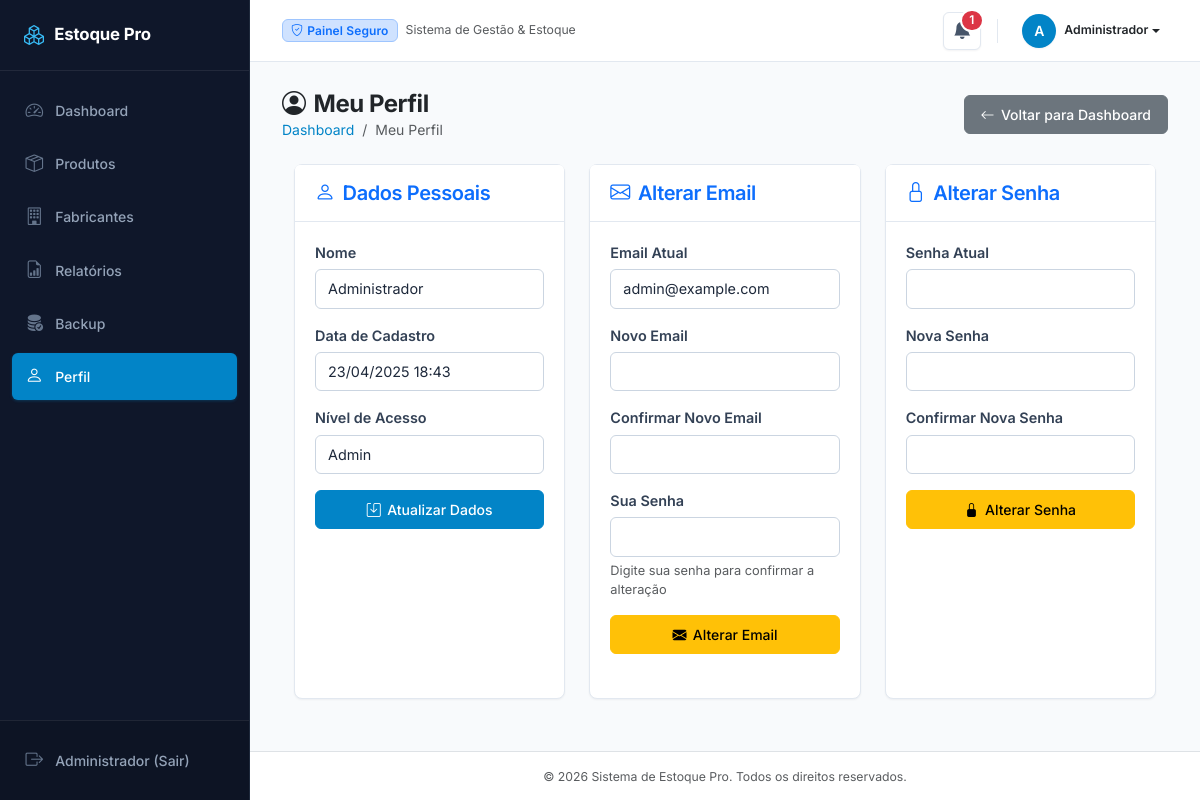
The app's page /pages/perfil/index.php (signed in) with its own data.
### tables this page shows
CREATE TABLE IF NOT EXISTS usuarios (
    id INT AUTO_INCREMENT PRIMARY KEY,
    nome VARCHAR(100) NOT NULL,
    email VARCHAR(100) NOT NULL UNIQUE,
    senha VARCHAR(255) NOT NULL,
    nivel ENUM('admin', 'usuario') NOT NULL DEFAULT 'usuario',
    token_reset VARCHAR(255) DEFAULT NULL,
    token_expiracao DATETIME DEFAULT NULL,
    criado_em TIMESTAMP DEFAULT CURRENT_TIMESTAMP,
    atualizado_em TIMESTAMP DEFAULT CURRENT_TIMESTAMP ON UPDATE CURRENT_TIMESTAMP
);

### config/database.php (called while the page is built, shortened)
<?php
if (!function_exists('url')) {
    function url($path = '') {
        $base = defined('BASE_PATH') ? BASE_PATH : '/';
        $trimmedBase = trim($base, '/');
        $path = ltrim((string)$path, '/');
        return rtrim($base, '/') . '/' . ltrim($path, '/');
    }
}
?>

### includes/funcoes.php (called while the page is built, shortened)
<?php
require_once __DIR__ . '/../config/database.php';
function formatarData($data) {
    return date('d/m/Y H:i', strtotime($data));
}
?>

### pages/perfil/index.php (the view, shortened to what this page needs)
<?php
require_once __DIR__ . '/../../includes/funcoes.php';
require_once __DIR__ . '/../../config/database.php';
try {
    $usuario_id = $_SESSION['usuario_id'];
    $sql = "SELECT nome, email, criado_em, nivel FROM usuarios WHERE id = ?";
    $stmt = $conn->prepare($sql);
    $stmt->execute([$usuario_id]);
    $usuario = $stmt->fetch(PDO::FETCH_ASSOC);
} catch(PDOException $e) {
    $_SESSION['mensagem'] = mensagem('danger', 'Erro ao buscar dados do usuário: ' . $e->getMessage());
}
include __DIR__ . '/../../includes/header.php';
?>
<div class="content">
    <div class="d-flex justify-content-between align-items-center mb-4 flex-wrap">
        <div>
            <h1 class="mb-0 text-dark fw-bold"><i class="bi bi-person-circle me-2"></i>Meu Perfil</h1>
            <nav aria-label="breadcrumb">
                <ol class="breadcrumb mb-0">
                    <li class="breadcrumb-item"><a href="<?= url('/index.php'); ?>">Dashboard</a></li>
                    <li class="breadcrumb-item active">Meu Perfil</li>
                </ol>
            </nav>
        </div>
        <div class="mt-2 mt-md-0">
            <a href="<?= url('/index.php'); ?>" class="btn btn-secondary btn-lg">
                <i class="bi bi-arrow-left"></i> Voltar para Dashboard
            </a>
        </div>
    </div>
    <div class="row">
        <div class="col-12 col-md-4 mb-4">
            <div class="card h-100">
                <div class="card-header">
                    <h5 class="mb-0 font-weight-bold text-primary">
                        <i class="bi bi-person me-2"></i>Dados Pessoais
                    </h5>
                </div>
                <div class="card-body">
                    <form action="<?= url('/pages/perfil/index.php'); ?>" method="post">
                        <div class="mb-3">
                            <label for="nome" class="form-label">Nome</label>
                            <input type="text" class="form-control" id="nome" name="nome" value="<?php echo htmlspecialchars($usuario['nome']); ?>" required>
                        </div>
                        <div class="mb-3">
                            <label class="form-label">Data de Cadastro</label>
                            <input type="text" class="form-control" value="<?php echo formatarData($usuario['criado_em']); ?>" readonly>
                        </div>
                        <div class="mb-3">
                            <label class="form-label">Nível de Acesso</label>
                            <input type="text" class="form-control" value="<?php echo ucfirst($usuario['nivel']); ?>" readonly>
                        </div>
                        <button type="submit" name="atualizar_dados" class="btn btn-primary w-100">
                            <i class="bi bi-save"></i> Atualizar Dados
                        </button>
                    </form>
                </div>
            </div>
        </div>
        <div class="col-12 col-md-4 mb-4">
            <div class="card h-100">
                <div class="card-header">
                    <h5 class="mb-0 font-weight-bold text-primary">
                        <i class="bi bi-envelope me-2"></i>Alterar Email
                    </h5>
                </div>
                <div class="card-body">
                    <form action="<?= url('/pages/perfil/index.php'); ?>" method="post">
                        <div class="mb-3">
                            <label for="email_atual" class="form-label">Email Atual</label>
                            <input type="email" class="form-control" value="<?php echo htmlspecialchars($usuario['email']); ?>" readonly>
                        </div>
                        <div class="mb-3">
                            <label for="novo_email" class="form-label">Novo Email</label>
                            <input type="email" class="form-control" id="novo_email" name="novo_email" required>
                        </div>
                        <div class="mb-3">
                            <label for="confirmar_email" class="form-label">Confirmar Novo Email</label>
                            <input type="email" class="form-control" id="confirmar_email" name="confirmar_email" required>
                        </div>
                        <div class="mb-3">
                            <label for="senha_email" class="form-label">Sua Senha</label>
                            <input type="password" class="form-control" id="senha_email" name="senha_email" required>
                            <div class="form-text">Digite sua senha para confirmar a alteração</div>
                        </div>
                        <button type="submit" name="alterar_email" class="btn btn-warning w-100">
                            <i class="bi bi-envelope-fill"></i> Alterar Email
                        </button>
                    </form>
                </div>
            </div>
        </div>
        <div class="col-12 col-md-4 mb-4">
            <div class="card h-100">
                <div class="card-header">
                    <h5 class="mb-0 font-weight-bold text-primary">
                        <i class="bi bi-lock me-2"></i>Alterar Senha
                    </h5>
                </div>
                <div class="card-body">
                    <form action="<?= url('/pages/perfil/index.php'); ?>" method="post">
                        <div class="mb-3">
                            <label for="senha_atual" class="form-label">Senha Atual</label>
                            <input type="password" class="form-control" id="senha_atual" name="senha_atual" required>
                        </div>
                        <div class="mb-3">
                            <label for="nova_senha" class="form-label">Nova Senha</label>
                            <input type="password" class="form-control" id="nova_senha" name="nova_senha" required>
                        </div>
                        <div class="mb-3">
                            <label for="confirmar_senha" class="form-label">Confirmar Nova Senha</label>
                            <input type="password" class="form-control" id="confirmar_senha" name="confirmar_senha" required>
                        </div>
                        <button type="submit" name="alterar_senha" class="btn btn-warning w-100">
                            <i class="bi bi-lock-fill"></i> Alterar Senha
                        </button>
                    </form>
                </div>
            </div>
        </div>
    </div>
</div>
<?php
include __DIR__ . '/../../includes/footer.php';
?>

### assets/css/style.css (style rules this page uses)
:root { --primary: #0284c7; --primary-hover: #0369a1; --primary-active: #075985; --primary-subtle: #f0f9ff; --primary-border: #bae6fd; --primary-text: #0369a1; --accent: #2563eb; --accent-hover: #1d4ed8; --slate-950: #020617; --slate-900: #0f172a; --slate-800: #1e293b; --slate-700: #334155; --slate-600: #475569; --slate-500: #64748b; --slate-400: #94a3b8; --slate-300: #cbd5e1; --slate-200: #e2e8f0; --slate-100: #f1f5f9; --slate-50: #f8fafc; --white: #ffffff; --success: #059669; --success-subtle: #ecfdf5; --success-border: #a7f3d0; --success-text: #047857; --warning: #d97706; --warning-subtle: #fffbeb; --warning-border: #fde68a; --warning-text: #b45309; --danger: #e11d48; --danger-subtle: #fff1f2; --danger-border: #fecdd3; --danger-text: #be123c; --info: #0284c7; --info-subtle: #f0f9ff; --info-border: #bae6fd; --info-text: #0369a1; --border-radius-sm: 6px; --border-radius: 8px; --border-radius-lg: 12px; --border-radius-pill: 9999px; --shadow-xs: 0 1px 2px 0 rgba(15, 23, 42, 0.05); --shadow-sm: 0 1px 3px 0 rgba(15, 23, 42, 0.06), 0 1px 2px -1px rgba(15, 23, 42, 0.06); --shadow-md: 0 4px 6px -1px rgba(15, 23, 42, 0.07), 0 2px 4px -2px rgba(15, 23, 42, 0.07); --shadow-lg: 0 10px 15px -3px rgba(15, 23, 42, 0.08), 0 4px 6px -4px rgba(15, 23, 42, 0.08); --font-sans: 'Inter', -apple-system, BlinkMacSystemFont, 'Segoe UI', Roboto, 'Poppins', sans-serif; --font-mono: ui-monospace, SFMono-Regular, Menlo, Monaco, Consolas, monospace; }
*, *::before, *::after { box-sizing: border-box; }
body { display: flex; flex-direction: column; min-height: 100vh; margin: 0; font-family: var(--font-sans); font-size: 0.875rem; line-height: 1.5; color: var(--slate-800); background-color: var(--slate-50); -webkit-font-smoothing: antialiased; -moz-osx-font-smoothing: grayscale; }
h1, h2, h3, h4, h5, h6 { color: var(--slate-900); font-weight: 600; letter-spacing: -0.02em; }
h1 { font-size: 1.5rem; }
h5 { font-size: 0.925rem; }
a { color: var(--primary); text-decoration: none; transition: color 0.15s ease-in-out; }
.content { margin-left: 0; padding: 1.75rem 2rem; flex: 1; min-width: 0; }
.content .content { margin-left: 0 !important; padding: 0 !important; }
.content > .row { max-width: 1400px; margin: 0 auto; }
.card { border: 1px solid var(--slate-200); border-radius: var(--border-radius); background: var(--white); box-shadow: var(--shadow-xs); margin-bottom: 1.5rem; transition: box-shadow 0.2s ease, border-color 0.2s ease; }
.card-header { background: var(--white); border-bottom: 1px solid var(--slate-200); padding: 1rem 1.25rem; display: flex; align-items: center; justify-content: space-between; }
.card-header h4, .card-header h5, .card-header h6 { margin: 0; font-weight: 600; color: var(--slate-900); }
.card-body { padding: 1.25rem; }
.form-control, .form-select { border: 1px solid var(--slate-300); border-radius: var(--border-radius-sm); padding: 0.5rem 0.75rem; font-size: 0.875rem; color: var(--slate-800); background-color: var(--white); transition: border-color 0.15s ease, box-shadow 0.15s ease; }
.form-label { font-size: 0.825rem; font-weight: 600; color: var(--slate-700); margin-bottom: 0.35rem; }
.btn { font-weight: 500; font-size: 0.875rem; border-radius: var(--border-radius-sm); padding: 0.5rem 1rem; display: inline-flex; align-items: center; justify-content: center; gap: 0.4rem; transition: all 0.15s ease-in-out; }
.btn-primary { background-color: var(--primary); border-color: var(--primary); color: var(--white); }

### pages/perfil/index.php (style rules this page uses)
.card-header h5 { font-size: 1.25rem; }
.form-label { font-size: 0.9rem; }
.form-control { font-size: 0.9rem; }
.form-text { font-size: 0.8rem; }

### records on screen
usuarios: nome "Administrador", criado_em "23/04/2025 18:43", nivel "Admin", email "admin@example.com"

### other values on screen
$_SESSION['usuario_nome'] "Administrador"
$qtdNaoLidas "1"
substr($_SESSION['usuario_nome'] ?? 'U', 0, 1) "A"
